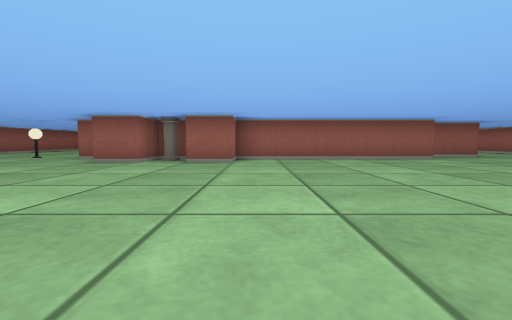
View 1 (above)

24 first-person views from a walk through a cub3D ray-caster map. The camera is about half as high as the walls, tilts 4° down and sees 90° across. The floor is counted in squares. Each view is taken from the middle of a square. On the plan, view 1 faces up. The plan holds only what a view shows up to about 9 squares ahead; the rest is blank. The place goes on beyond the plan.

View 2
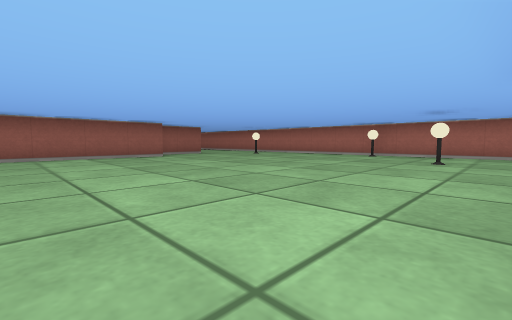

View 3
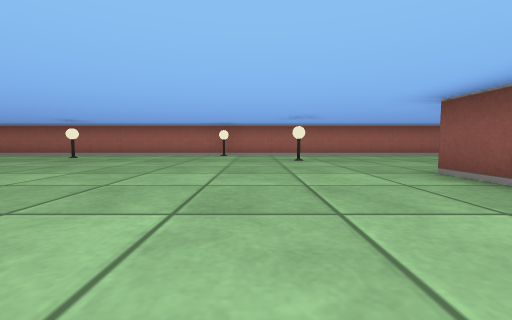

View 4
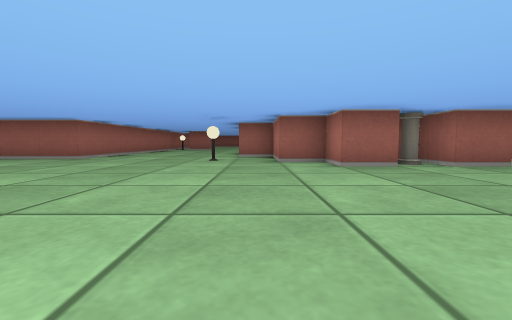

View 5
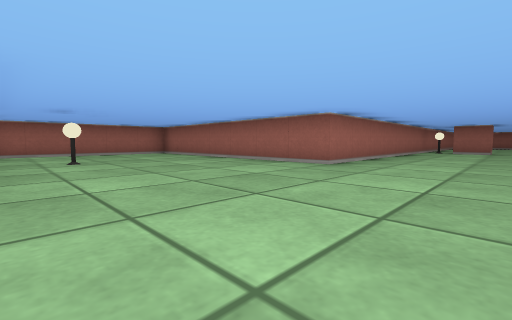

View 6
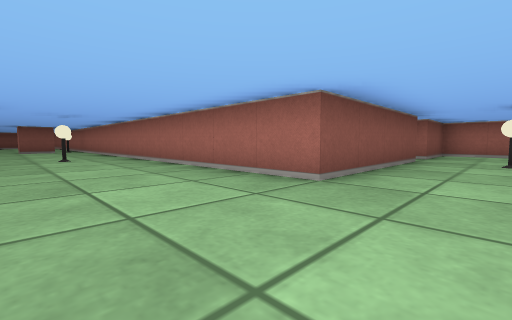

View 7
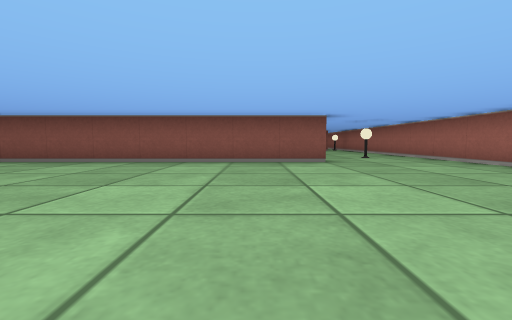

View 8
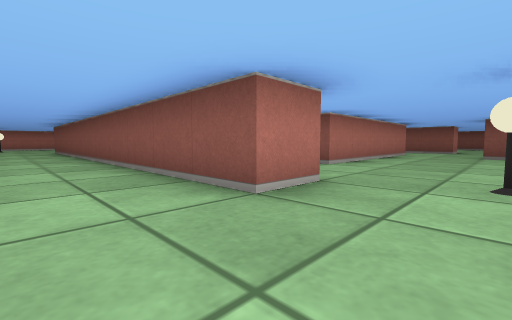

View 9
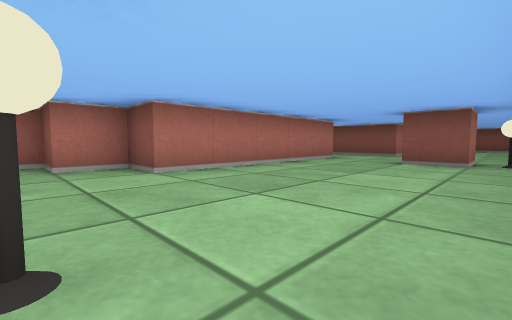

View 10
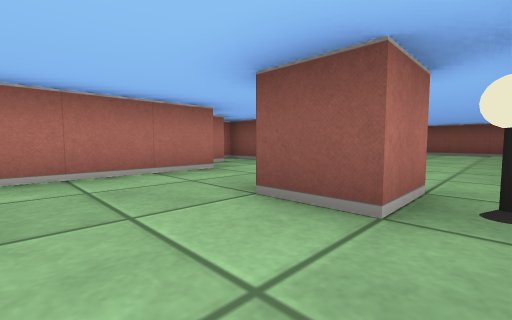

View 11
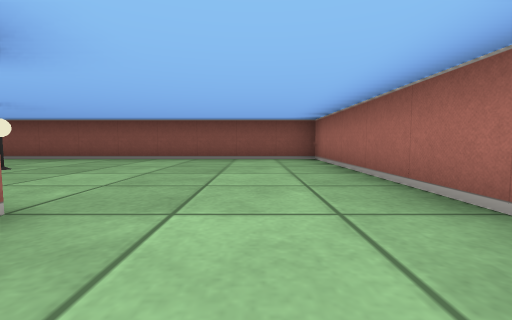

View 12
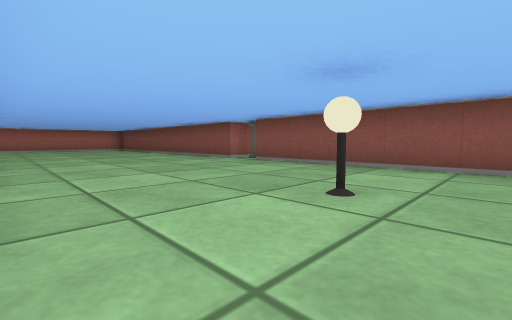

View 13
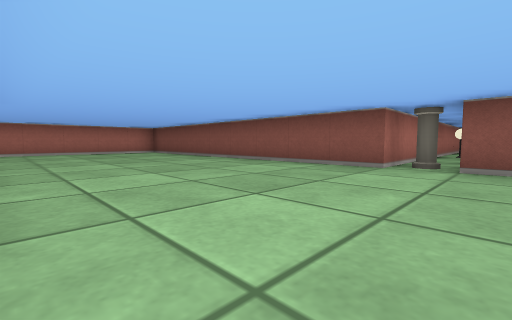

View 14
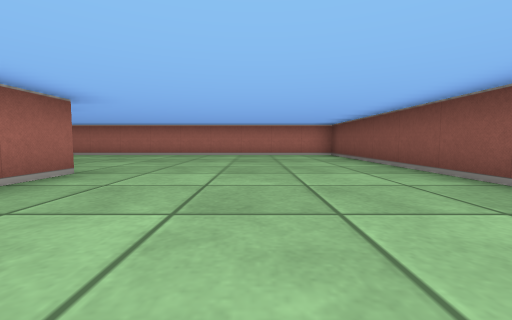

View 15
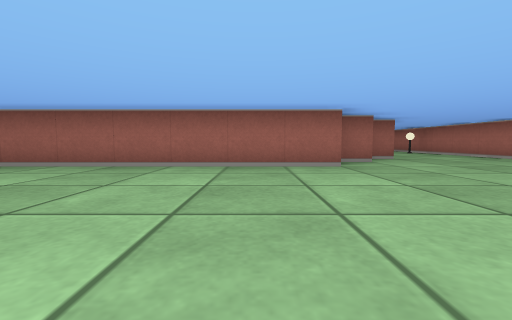

View 16
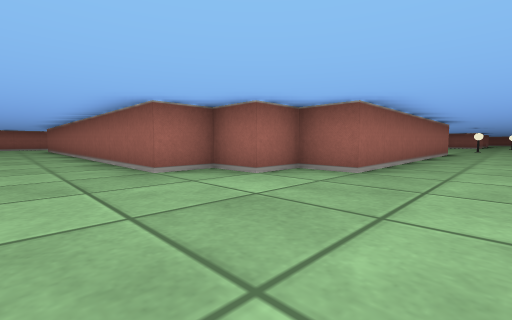

View 17
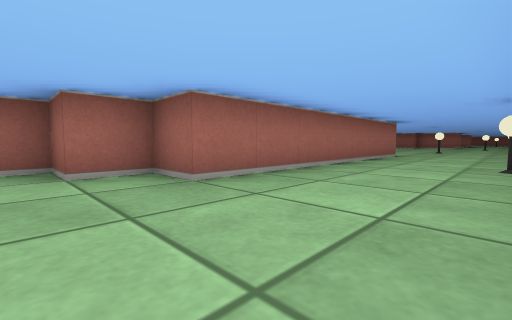

View 18
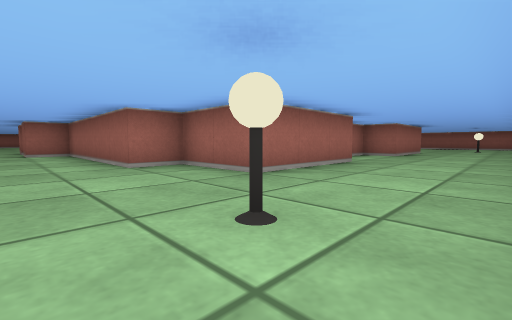

View 19
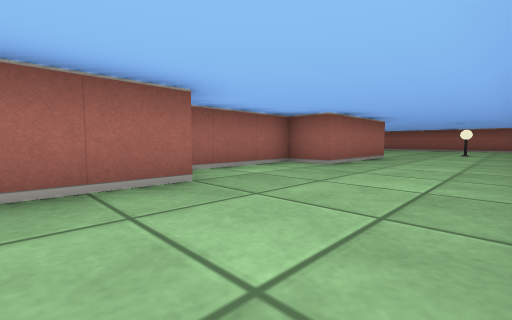

View 20
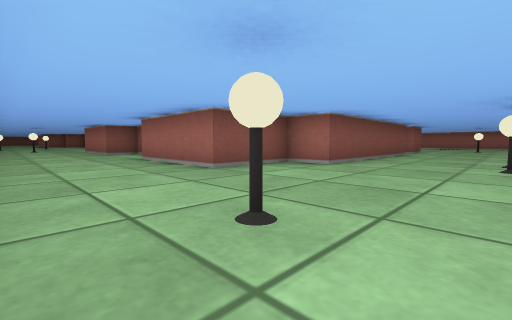

View 21
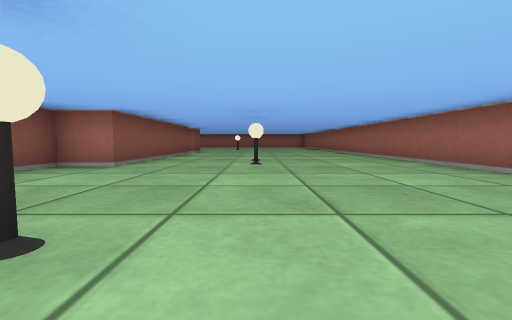

View 22
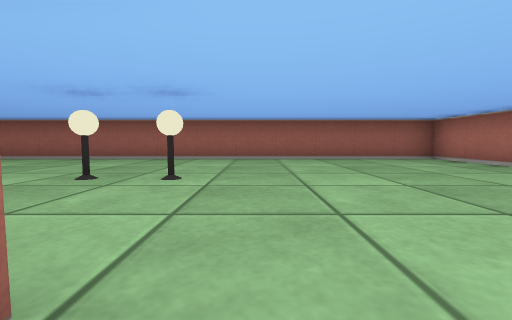

View 23
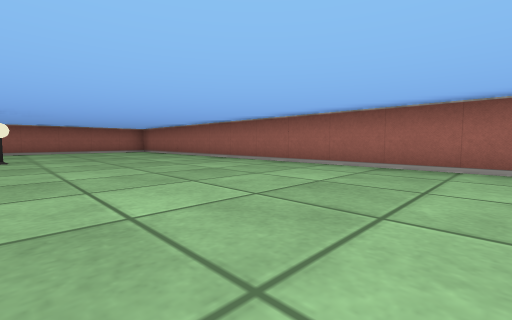

View 24
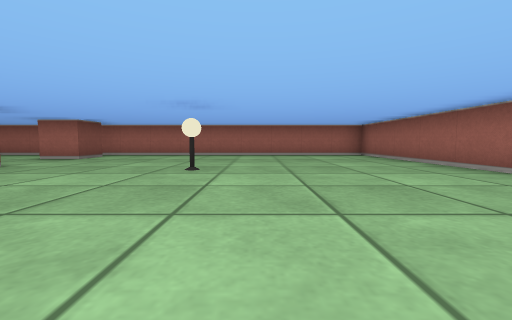

### Floor plan
Points are (right, up) in squares from view 1. A wall is a line through its corners. A room is listed if a view was taken in it or the views show most of it. See-through windows are left out.
Room 1 (views 1, 2, 3, 4, 5, 6, 7, 8, 9, 10, 11, 12, 13, 14, 15, 16, 17, 18, 19, 20, 21, 22, 23, 24)
walls: (-6.5, -2.6) (-6.5, -1.5) (4.5, -1.5); (6.5, -3.4) (6.5, -10.5) (5.5, -10.5) (5.5, -11.5) (4.5, -11.5) (4.5, -12.5) (-3.2, -12.5); (-13.5, 2.5) (-9.5, 2.5) (-9.5, -6.2); (9.5, -5.1) (9.5, 9.5); (-5.5, -9.6) (-5.5, -4.5) (-4.5, -4.5) (-4.5, -3.5) (-3.5, -3.5) (-3.5, -3.1); (-9.5, 13.4) (-9.5, 7.5) (-15.4, 7.5); (-0.5, 17.5) (4.5, 17.5) (4.5, 16.5) (6.5, 16.5) (6.5, 13.5) (5.5, 13.5) (5.5, 10.5) (6.5, 10.5) (6.5, 7.5) (4.5, 7.5) (4.5, 6.5) (-0.5, 6.5) (-0.5, 5.5) (-1.5, 5.5) (-1.5, 6.5) (-2.5, 6.5) (-2.5, 5.5) (-3.5, 5.5) (-3.5, 6.5) (-4.5, 6.5) (-4.5, 8.5) (-5.5, 8.5); (-8.5, 15.5) (-7.5, 15.5) (-7.5, 14.5) (-8.4, 14.5); (-8.5, -9.6) (-8.5, -8.5) (-7.5, -8.5); (-16.5, 6.4) (-16.5, 2.5) (-14.5, 2.5); (-6.5, -12.5) (-6.5, -11.5) (-3.5, -11.5); (-9.5, -12.4) (-9.5, -17.5) (-0.5, -17.5); (9.5, 21.5) (9.5, 23.5) (-9.5, 23.5) (-9.5, 14.9); (0.5, -19.5) (0.5, -17.5) (9.5, -17.5) (9.5, -7.9)
objects: lamp (-13, 4); lamp (-9, -9); lamp (-8, -3); lamp (-6, 7); lamp (-5, 19); lamp (-4, -15); pillar (-2, 6); pillar (0, -18); lamp (3, 20); lamp (4, 20); lamp (7, 0); lamp (8, 6); lamp (8, 19); lamp (9, -7); lamp (9, 2)

Positions as (right, up) in squares from view 1, and headings:
1: (0, 0), facing up
2: (1, -1), facing up-right
3: (1, 1), facing right
4: (-5, 1), facing up
5: (-7, 3), facing up-left
6: (-7, 4), facing down-left
7: (-5, 4), facing down
8: (-8, 0), facing down-right
9: (-9, -3), facing down-right
10: (-9, -7), facing down-right
11: (-8, -11), facing down
12: (-5, -13), facing down-right
13: (-1, -13), facing down-right
14: (1, -15), facing right
15: (3, -17), facing up
16: (8, -14), facing up-left
17: (9, -12), facing up-left
18: (9, 5), facing up-left
19: (9, 9), facing up-left
20: (9, 20), facing down-left
21: (9, 20), facing left
22: (5, 17), facing up
23: (2, 19), facing up-left
24: (-1, 20), facing left
